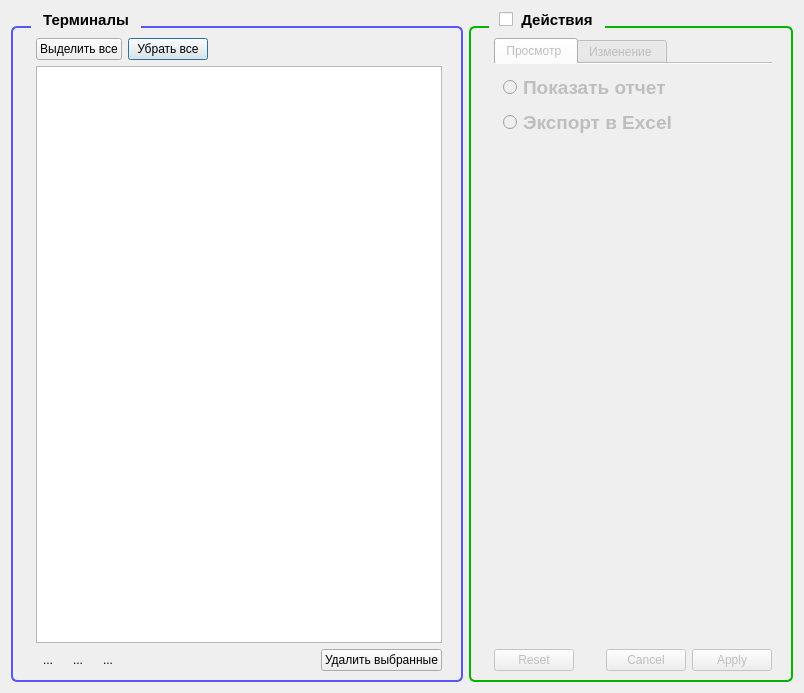
<?xml version="1.0" encoding="UTF-8"?>
<ui version="4.0">
 <class>FuelNameDialog</class>
 <widget class="QDialog" name="FuelNameDialog">
  <property name="geometry">
   <rect>
    <x>0</x>
    <y>0</y>
    <width>804</width>
    <height>693</height>
   </rect>
  </property>
  <property name="windowTitle">
   <string>Наименования видов топлива</string>
  </property>
  <layout class="QGridLayout" name="gridLayout_7" columnstretch="1,0">
   <item row="0" column="0">
    <widget class="QGroupBox" name="groupBoxFuel">
     <property name="styleSheet">
      <string notr="true">QGroupBox
                {
                   border:2px solid #5858FA;
                   border-radius: 6px;
                   padding-top: 1px;
                   padding-left: 14px;
                   padding-right: 10px;
                   padding-bottom: 0px;
                   font-weight: bold;
                   font-size: 15px;
                   margin-top: 15px; 
                }
                QGroupBox::title {
                subcontrol-origin: margin;
                subcontrol-position: top left;
                left: 20px;
                padding: 0 10px;
                }</string>
     </property>
     <property name="title">
      <string>Терминалы</string>
     </property>
     <layout class="QGridLayout" name="gridLayout">
      <item row="1" column="0" colspan="3">
       <widget class="QTableWidget" name="tableWidgetTerm">
        <property name="editTriggers">
         <set>QAbstractItemView::NoEditTriggers</set>
        </property>
        <property name="alternatingRowColors">
         <bool>true</bool>
        </property>
        <property name="selectionMode">
         <enum>QAbstractItemView::SingleSelection</enum>
        </property>
        <property name="selectionBehavior">
         <enum>QAbstractItemView::SelectRows</enum>
        </property>
        <property name="sortingEnabled">
         <bool>false</bool>
        </property>
       </widget>
      </item>
      <item row="0" column="2">
       <spacer name="horizontalSpacer">
        <property name="orientation">
         <enum>Qt::Horizontal</enum>
        </property>
        <property name="sizeHint" stdset="0">
         <size>
          <width>40</width>
          <height>20</height>
         </size>
        </property>
       </spacer>
      </item>
      <item row="0" column="1">
       <widget class="QPushButton" name="pushButtonDeSelectAll">
        <property name="text">
         <string>Убрать все</string>
        </property>
        <property name="icon">
         <iconset resource="../resource.qrc">
          <normaloff>:/Image/removeAll.png</normaloff>:/Image/removeAll.png</iconset>
        </property>
        <property name="iconSize">
         <size>
          <width>32</width>
          <height>32</height>
         </size>
        </property>
       </widget>
      </item>
      <item row="0" column="0">
       <widget class="QPushButton" name="pushButtonSelectAll">
        <property name="text">
         <string>Выделить все</string>
        </property>
        <property name="icon">
         <iconset resource="../resource.qrc">
          <normaloff>:/Image/all_check.png</normaloff>:/Image/all_check.png</iconset>
        </property>
        <property name="iconSize">
         <size>
          <width>32</width>
          <height>32</height>
         </size>
        </property>
       </widget>
      </item>
      <item row="2" column="0" colspan="3">
       <layout class="QHBoxLayout" name="horizontalLayout">
        <item>
         <widget class="QToolButton" name="toolButtonSelectTerminal">
          <property name="toolTip">
           <string>Добавить терминал</string>
          </property>
          <property name="text">
           <string>...</string>
          </property>
          <property name="icon">
           <iconset resource="../resource.qrc">
            <normaloff>:/Image/selectTerminal.png</normaloff>:/Image/selectTerminal.png</iconset>
          </property>
          <property name="iconSize">
           <size>
            <width>32</width>
            <height>32</height>
           </size>
          </property>
          <property name="autoRaise">
           <bool>true</bool>
          </property>
         </widget>
        </item>
        <item>
         <widget class="QToolButton" name="toolButtonSelectTermRegions">
          <property name="toolTip">
           <string>Добавить терминалы региона</string>
          </property>
          <property name="text">
           <string>...</string>
          </property>
          <property name="icon">
           <iconset resource="../resource.qrc">
            <normaloff>:/Image/selectRegion.png</normaloff>:/Image/selectRegion.png</iconset>
          </property>
          <property name="iconSize">
           <size>
            <width>32</width>
            <height>32</height>
           </size>
          </property>
          <property name="autoRaise">
           <bool>true</bool>
          </property>
         </widget>
        </item>
        <item>
         <widget class="QToolButton" name="toolButtonSelectRegion">
          <property name="toolTip">
           <string>Добавить регион</string>
          </property>
          <property name="text">
           <string>...</string>
          </property>
          <property name="icon">
           <iconset resource="../resource.qrc">
            <normaloff>:/Image/selectAllRegion.png</normaloff>:/Image/selectAllRegion.png</iconset>
          </property>
          <property name="iconSize">
           <size>
            <width>32</width>
            <height>32</height>
           </size>
          </property>
          <property name="autoRaise">
           <bool>true</bool>
          </property>
         </widget>
        </item>
        <item>
         <spacer name="horizontalSpacer_2">
          <property name="orientation">
           <enum>Qt::Horizontal</enum>
          </property>
          <property name="sizeHint" stdset="0">
           <size>
            <width>40</width>
            <height>20</height>
           </size>
          </property>
         </spacer>
        </item>
        <item>
         <widget class="QPushButton" name="pushButtonDeleteSelected">
          <property name="text">
           <string>Удалить выбранные</string>
          </property>
          <property name="icon">
           <iconset resource="../resource.qrc">
            <normaloff>:/Image/deleteSelected.png</normaloff>:/Image/deleteSelected.png</iconset>
          </property>
          <property name="iconSize">
           <size>
            <width>32</width>
            <height>32</height>
           </size>
          </property>
         </widget>
        </item>
       </layout>
      </item>
     </layout>
    </widget>
   </item>
   <item row="0" column="1">
    <widget class="QGroupBox" name="groupBoxActions">
     <property name="styleSheet">
      <string notr="true">QGroupBox
                {
                   border:2px solid #04B404;
                   border-radius: 6px;
                   padding-top: 1px;
                   padding-left: 14px;
                   padding-right: 10px;
                   padding-bottom: 0px;
                   font-weight: bold;
                   font-size: 15px;
                   margin-top: 15px; 
                }
                QGroupBox::title {
                subcontrol-origin: margin;
                subcontrol-position: top left;
                left: 20px;
                padding: 0 10px;
                }</string>
     </property>
     <property name="title">
      <string>Действия</string>
     </property>
     <property name="checkable">
      <bool>true</bool>
     </property>
     <property name="checked">
      <bool>false</bool>
     </property>
     <layout class="QGridLayout" name="gridLayout_2">
      <item row="1" column="0">
       <widget class="QDialogButtonBox" name="buttonBox">
        <property name="standardButtons">
         <set>QDialogButtonBox::Apply|QDialogButtonBox::Cancel|QDialogButtonBox::Reset</set>
        </property>
       </widget>
      </item>
      <item row="0" column="0">
       <widget class="QTabWidget" name="tabWidgetView">
        <property name="currentIndex">
         <number>0</number>
        </property>
        <property name="iconSize">
         <size>
          <width>32</width>
          <height>32</height>
         </size>
        </property>
        <property name="documentMode">
         <bool>true</bool>
        </property>
        <property name="tabBarAutoHide">
         <bool>false</bool>
        </property>
        <widget class="QWidget" name="tabView">
         <attribute name="icon">
          <iconset resource="../resource.qrc">
           <normaloff>:/Image/reports.png</normaloff>:/Image/reports.png</iconset>
         </attribute>
         <attribute name="title">
          <string>Просмотр </string>
         </attribute>
         <attribute name="toolTip">
          <string>Отчет оп наименования на АЗС</string>
         </attribute>
         <layout class="QGridLayout" name="gridLayout_8">
          <item row="0" column="0">
           <widget class="QRadioButton" name="radioButton">
            <property name="font">
             <font>
              <pointsize>14</pointsize>
              <weight>75</weight>
              <bold>true</bold>
             </font>
            </property>
            <property name="styleSheet">
             <string notr="true">QRadioButton::indicator::unchecked
{
	image: url(:/Image/unchecked.png);
}
QRadioButton::indicator::checked
{
	image: url(:/Image/checked.png);
}</string>
            </property>
            <property name="text">
             <string>Показать отчет</string>
            </property>
            <property name="icon">
             <iconset resource="../resource.qrc">
              <normaloff>:/Image/report.png</normaloff>:/Image/report.png</iconset>
            </property>
            <property name="iconSize">
             <size>
              <width>32</width>
              <height>32</height>
             </size>
            </property>
           </widget>
          </item>
          <item row="1" column="0">
           <widget class="QRadioButton" name="radioButton_2">
            <property name="font">
             <font>
              <pointsize>14</pointsize>
              <weight>75</weight>
              <bold>true</bold>
             </font>
            </property>
            <property name="styleSheet">
             <string notr="true">QRadioButton::indicator::unchecked
{
	image: url(:/Image/unchecked.png);
}
QRadioButton::indicator::checked
{
	image: url(:/Image/checked.png);
}</string>
            </property>
            <property name="text">
             <string>Экспорт в Excel</string>
            </property>
            <property name="icon">
             <iconset resource="../resource.qrc">
              <normaloff>:/Image/excel.png</normaloff>:/Image/excel.png</iconset>
            </property>
            <property name="iconSize">
             <size>
              <width>32</width>
              <height>32</height>
             </size>
            </property>
           </widget>
          </item>
          <item row="2" column="0">
           <spacer name="verticalSpacer">
            <property name="orientation">
             <enum>Qt::Vertical</enum>
            </property>
            <property name="sizeHint" stdset="0">
             <size>
              <width>20</width>
              <height>40</height>
             </size>
            </property>
           </spacer>
          </item>
         </layout>
        </widget>
        <widget class="QWidget" name="tabEdit">
         <attribute name="icon">
          <iconset resource="../resource.qrc">
           <normaloff>:/Image/edit.png</normaloff>:/Image/edit.png</iconset>
         </attribute>
         <attribute name="title">
          <string>Изменение </string>
         </attribute>
         <attribute name="toolTip">
          <string>Изменение наименований</string>
         </attribute>
         <layout class="QGridLayout" name="gridLayout_6">
          <item row="0" column="0">
           <widget class="QFrame" name="frame">
            <layout class="QGridLayout" name="gridLayout_5">
             <item row="0" column="0">
              <widget class="QLabel" name="label">
               <property name="text">
                <string>Дата изменения:</string>
               </property>
              </widget>
             </item>
             <item row="0" column="1">
              <widget class="QDateEdit" name="dateEdit">
               <property name="calendarPopup">
                <bool>true</bool>
               </property>
              </widget>
             </item>
             <item row="1" column="0" colspan="2">
              <widget class="QGroupBox" name="groupBoxDT">
               <property name="font">
                <font>
                 <pointsize>-1</pointsize>
                 <weight>75</weight>
                 <bold>true</bold>
                </font>
               </property>
               <property name="styleSheet">
                <string notr="true">QGroupBox
                {
                   border:2px solid #2E2EFE;
                   border-radius: 6px;
                   padding-top: 1px;
                   padding-left: 14px;
                   padding-right: 10px;
                   padding-bottom: 0px;
                   font-weight: bold;
                   font-size: 15px;
                   margin-top: 15px; 
                }
                QGroupBox::title {
                subcontrol-origin: margin;
                subcontrol-position: top left;
                left: 20px;
                padding: 0 10px;
                }</string>
               </property>
               <property name="title">
                <string>Дизельное топливо</string>
               </property>
               <property name="checkable">
                <bool>true</bool>
               </property>
               <property name="checked">
                <bool>false</bool>
               </property>
               <layout class="QGridLayout" name="gridLayout_3">
                <item row="0" column="0">
                 <widget class="QCheckBox" name="checkBoxDTS">
                  <property name="font">
                   <font>
                    <pointsize>12</pointsize>
                   </font>
                  </property>
                  <property name="text">
                   <string>ДП-Л-Евро5-В0</string>
                  </property>
                  <property name="icon">
                   <iconset resource="../resource.qrc">
                    <normaloff>:/Image/summer.png</normaloff>:/Image/summer.png</iconset>
                  </property>
                  <property name="iconSize">
                   <size>
                    <width>32</width>
                    <height>32</height>
                   </size>
                  </property>
                 </widget>
                </item>
                <item row="1" column="0">
                 <widget class="QCheckBox" name="checkBoxDTW">
                  <property name="font">
                   <font>
                    <pointsize>12</pointsize>
                   </font>
                  </property>
                  <property name="text">
                   <string>ДП-З-Евро5-В0</string>
                  </property>
                  <property name="icon">
                   <iconset resource="../resource.qrc">
                    <normaloff>:/Image/winter.png</normaloff>:/Image/winter.png</iconset>
                  </property>
                  <property name="iconSize">
                   <size>
                    <width>32</width>
                    <height>32</height>
                   </size>
                  </property>
                 </widget>
                </item>
               </layout>
              </widget>
             </item>
             <item row="2" column="0" colspan="2">
              <widget class="QGroupBox" name="groupBoxVIP">
               <property name="font">
                <font>
                 <pointsize>-1</pointsize>
                 <weight>75</weight>
                 <bold>true</bold>
                </font>
               </property>
               <property name="styleSheet">
                <string notr="true">QGroupBox
                {
                   border:2px solid #08088A;
                   border-radius: 6px;
                   padding-top: 1px;
                   padding-left: 14px;
                   padding-right: 10px;
                   padding-bottom: 0px;
                   font-weight: bold;
                   font-size: 15px;
                   margin-top: 15px; 
                }
                QGroupBox::title {
                subcontrol-origin: margin;
                subcontrol-position: top left;
                left: 20px;
                padding: 0 10px;
                }</string>
               </property>
               <property name="title">
                <string>VP Power ДТ</string>
               </property>
               <property name="flat">
                <bool>false</bool>
               </property>
               <property name="checkable">
                <bool>true</bool>
               </property>
               <property name="checked">
                <bool>false</bool>
               </property>
               <layout class="QGridLayout" name="gridLayout_4">
                <item row="0" column="0">
                 <widget class="QCheckBox" name="checkBoxVIPS">
                  <property name="font">
                   <font>
                    <pointsize>12</pointsize>
                   </font>
                  </property>
                  <property name="text">
                   <string>VP ДП-Л-Евро5-В0</string>
                  </property>
                  <property name="icon">
                   <iconset resource="../resource.qrc">
                    <normaloff>:/Image/summer.png</normaloff>:/Image/summer.png</iconset>
                  </property>
                  <property name="iconSize">
                   <size>
                    <width>32</width>
                    <height>32</height>
                   </size>
                  </property>
                 </widget>
                </item>
                <item row="1" column="0">
                 <widget class="QCheckBox" name="checkBoxVIPW">
                  <property name="font">
                   <font>
                    <pointsize>12</pointsize>
                   </font>
                  </property>
                  <property name="text">
                   <string>VP ДП-З-Евро5-В0</string>
                  </property>
                  <property name="icon">
                   <iconset resource="../resource.qrc">
                    <normaloff>:/Image/winter.png</normaloff>:/Image/winter.png</iconset>
                  </property>
                  <property name="iconSize">
                   <size>
                    <width>32</width>
                    <height>32</height>
                   </size>
                  </property>
                 </widget>
                </item>
               </layout>
              </widget>
             </item>
            </layout>
           </widget>
          </item>
          <item row="2" column="0">
           <widget class="QPlainTextEdit" name="plainTextEdit"/>
          </item>
          <item row="1" column="0">
           <widget class="QPushButton" name="pushButton">
            <property name="text">
             <string>Создать скрипт</string>
            </property>
            <property name="icon">
             <iconset resource="../resource.qrc">
              <normaloff>:/Image/generateSQL.png</normaloff>:/Image/generateSQL.png</iconset>
            </property>
            <property name="iconSize">
             <size>
              <width>32</width>
              <height>32</height>
             </size>
            </property>
           </widget>
          </item>
         </layout>
        </widget>
       </widget>
      </item>
     </layout>
    </widget>
   </item>
  </layout>
 </widget>
 <resources>
  <include location="../resource.qrc"/>
 </resources>
 <connections/>
</ui>
